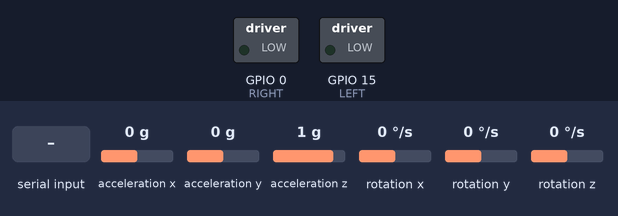
Recording of a sketch running on a simulated ESP32. Parts: switched loads named in the sketch (green lamp = pin HIGH). Wiring (inferred from the names in the program): MPU-6050 motion sensor at I2C address 0x68. The inputs (shaded band) are chosen by the test bench; at power-on: acceleration x 0 g, acceleration y 0 g, acceleration z 1 g, rotation x 0 °/s, rotation y 0 °/s, rotation z 0 °/s. What the sketch prints to the serial monitor is not drawn.

Above: at 1.2 s.
1.3 s: "L_HIGH\n" received over Serial
At 2.0 s:
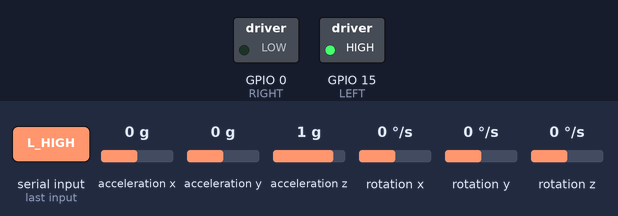
2.8 s: "R_HIGH\n" received over Serial
At 3.1 s:
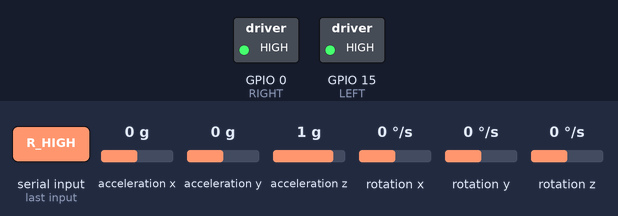
4.3 s: "L_LOW\n" received over Serial
At 5.5 s:
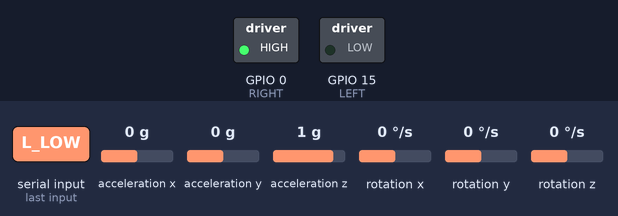
5.8 s: "R_LOW\n" received over Serial
At 6.7 s:
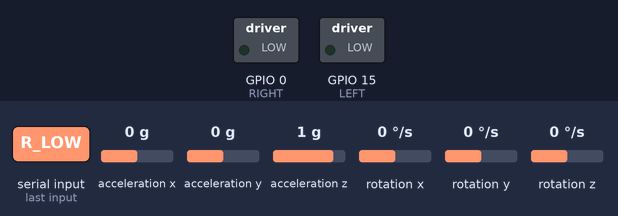
Timing chart, 0 to 8.3 s (numbered marks = the images above; inputs shaded):
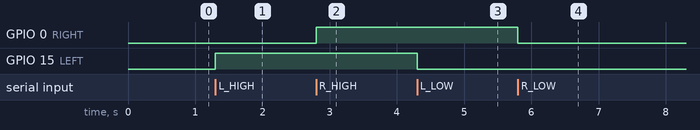

The sketch:

esp32_v2.ino
```cpp
#include <Wire.h>

const int MPU_ADDR = 0x68;
int16_t acX, acY, acZ, tmp, gyX, gyY, gyZ;

// Motor Pin Definitions [cite: 10]
const int LEFT = 15;  // [cite: 10]
const int RIGHT = 0;  // [cite: 10]

// Non-blocking timer variables for IMU streaming (Target: ~50Hz / 20ms)
unsigned long lastImuTime = 0;
const unsigned long IMU_INTERVAL = 20;

void stopAll() {
  digitalWrite(LEFT, LOW);   // [cite: 10]
  digitalWrite(RIGHT, LOW);  // [cite: 10]
}

void setup() {
  Serial.begin(115200);      // [cite: 2]
  Wire.begin();              // [cite: 2]

  pinMode(LEFT, OUTPUT);     // [cite: 11]
  pinMode(RIGHT, OUTPUT);    // [cite: 11]
  stopAll();                 // [cite: 11]

  // Wake up MPU6050 [cite: 2]
  Wire.beginTransmission(MPU_ADDR); // [cite: 2]
  Wire.write(0x6B);          // [cite: 2]
  Wire.write(0);             // [cite: 2]
  Wire.endTransmission(true); // [cite: 3]
}

void loop() {
  // --- Task 1: Read Serial Commands from ROS 2 Node (Instant Execution) ---
  if (Serial.available() > 0) {
    String command = Serial.readStringUntil('\n');
    command.trim();

    if (command == "L_HIGH") {
      digitalWrite(LEFT, HIGH);
    } else if (command == "L_LOW") {
      digitalWrite(LEFT, LOW);
    } else if (command == "R_HIGH") {
      digitalWrite(RIGHT, HIGH);
    } else if (command == "R_LOW") {
      digitalWrite(RIGHT, LOW);
    } else if (command == "STOP") {
      stopAll();
    }
  }

  // --- Task 2: Non-blocking IMU Telemetry Stream (~50Hz) ---
  unsigned long currentTime = millis();
  if (currentTime - lastImuTime >= IMU_INTERVAL) {
    lastImuTime = currentTime;

    Wire.beginTransmission(MPU_ADDR); // [cite: 3]
    Wire.write(0x3B);                 // [cite: 3]
    Wire.endTransmission(false);      // [cite: 3]
    Wire.requestFrom(MPU_ADDR, 14, true); // [cite: 3]

    acX = Wire.read() << 8 | Wire.read(); // [cite: 4]
    acY = Wire.read() << 8 | Wire.read(); // [cite: 5]
    acZ = Wire.read() << 8 | Wire.read(); // [cite: 5]
    tmp = Wire.read() << 8 | Wire.read(); // [cite: 6]
    gyX = Wire.read() << 8 | Wire.read(); // [cite: 7]
    gyY = Wire.read() << 8 | Wire.read(); // [cite: 7]
    gyZ = Wire.read() << 8 | Wire.read(); // [cite: 8]

    // Send data up to Python [cite: 8]
    Serial.print("Accel: X="); Serial.print(acX); // [cite: 8]
    Serial.print(" Y="); Serial.print(acY); // [cite: 8]
    Serial.print(" Z="); Serial.print(acZ); // [cite: 9]
    Serial.print(" | Gyro: X="); Serial.print(gyX); // [cite: 9]
    Serial.print(" Y="); Serial.print(gyY); // [cite: 9]
    Serial.print(" Z="); Serial.println(gyZ); // [cite: 9]
  }
}
```

Measured:
- after the input at 1.3 s, GPIO 15 (LEFT): LOW → HIGH at once
- after the input at 2.8 s, GPIO 0 (RIGHT): LOW → HIGH at once
- after the input at 4.3 s, GPIO 15 (LEFT): HIGH → LOW at once
- after the input at 5.8 s, GPIO 0 (RIGHT): HIGH → LOW at once
